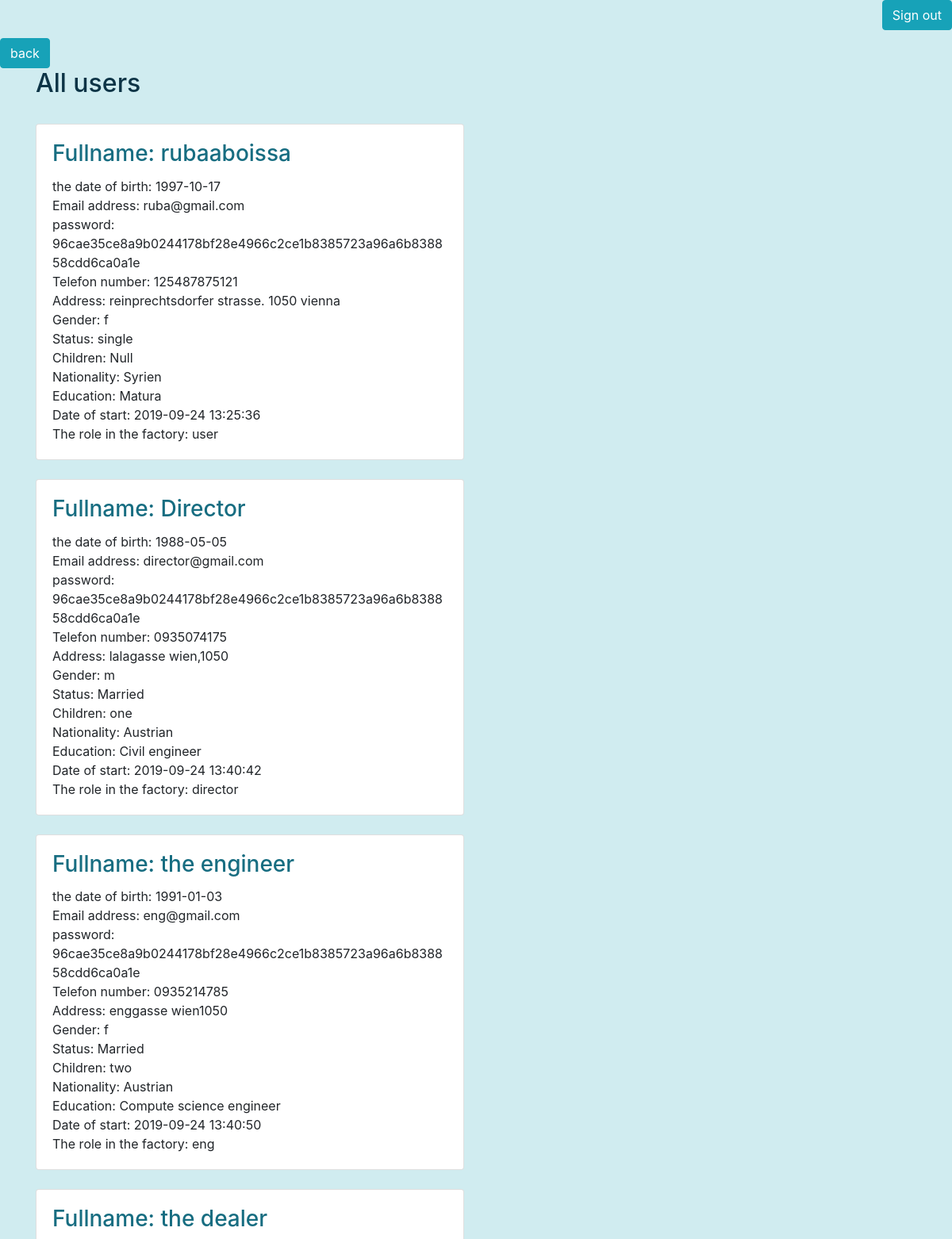
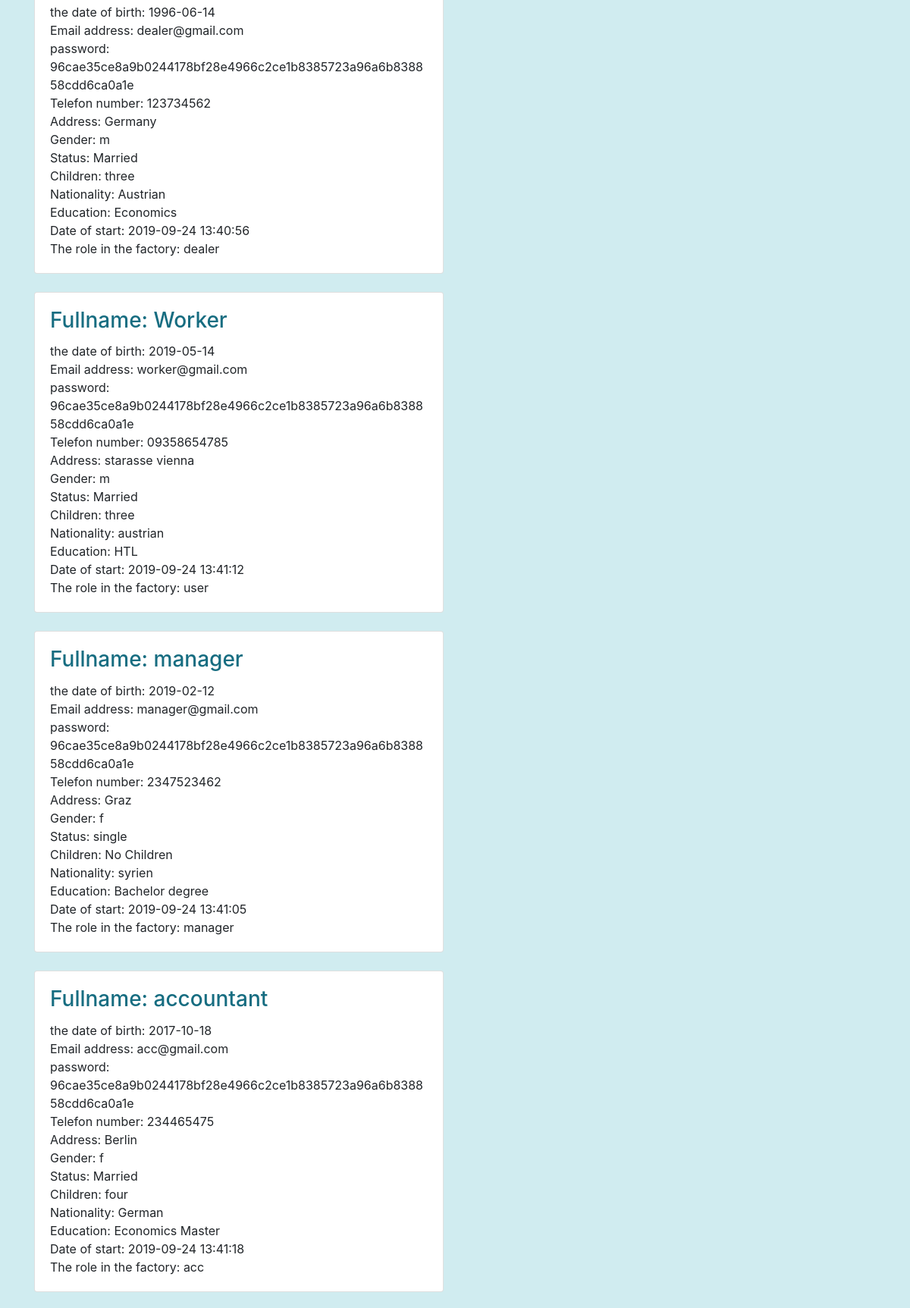
The page /users.php (upper part) on the database its author committed (2 pictures, top to bottom).
### tables this page shows
CREATE TABLE `users` (
  `user_id` int(12) NOT NULL,
  `fullname` varchar(200) NOT NULL,
  `date_of_birth` date NOT NULL,
  `email` varchar(200) NOT NULL,
  `password` varchar(200) NOT NULL,
  `telefon` varchar(200) NOT NULL,
  `address` varchar(200) NOT NULL,
  `gender` enum('f','m') NOT NULL,
  `status` enum('Married','single') NOT NULL,
  `children` varchar(200) NOT NULL,
  `nationality` varchar(200) NOT NULL,
  `education` varchar(200) NOT NULL,
  `date_of_start` timestamp NOT NULL DEFAULT current_timestamp() ON UPDATE current_timestamp(),
  `role` varchar(200) NOT NULL
);

### users.php (the view, shortened to what this page needs)
<?php
require 'db.php';
?>
<html>
<head>
<?php require 'header.php'; ?>
</head>
<body class="body">
<?php require 'nav.php'; ?>
<a href="managerpage.php"><button type='button' class='btn btn-info'>back</button></a>
<div class="container">
 <h2 style="color: #0d3446" >All users</h2><br>
<?php
  $sql ="SELECT * FROM users";
  $result = mysqli_query($conn,$sql);
    if($result->num_rows > 0){
      while ($row = $result->fetch_assoc()) {?>
<div class="row">
    <div class="col-sm-6">
        <div class="card">
            <div class="card-body">
            <h3 style="color: #176d81" class="card-title">Fullname:   <?php echo $row['fullname'];?></h3>
            <span class="card-text">the date of birth: </span>        <?php echo $row['date_of_birth'];?><br>
            <span class="card-text">Email address: </span>            <?php echo $row['email'];?><br>
            <span class="card-text">password: </span>                 <?php echo $row['password'];?><br>
            <span class="card-text">Telefon number:                   <?php echo $row['telefon'];?><br>
            <span class="card-text">Address: </span>                  <?php echo $row['address'];?><br>
            <span class="card-text">Gender: </span>                   <?php echo $row['gender'];?><br>
            <span class="card-text">Status: </span>                   <?php echo $row['status'];?><br>
            <span class="card-text">Children: </span>                 <?php echo $row['children'];?><br>
            <span class="card-text">Nationality: </span>              <?php echo $row['nationality'];?><br>
            <span class="card-text">Education: </span>                <?php echo $row['education'];?><br>
            <span class="card-text">Date of start: </span>            <?php echo $row['date_of_start'];?><br>
            <span class="card-text">The role in the factory: </span>  <?php echo $row['role'];?><br>
            </div>
        </div>
                <br>
    </div>
</div>
<?php
  }
  }
?>
</div>
<?php require 'footer.php'; ?>
</body>
</html>

### users.php (style rules this page uses)
.body { background-color: #d0ecf0 }

### rows shown on the page
users: fullname "rubaaboissa", date_of_birth "1997-10-17", email "ruba@gmail.com", password "96cae35ce8a9b0244178bf28e4966c2ce1b8385723a96a6b838858cdd6ca0a1e", telefon "125487875121", address "reinprechtsdorfer strasse. 1050 vienna", gender "f", status "single", children "Null", nationality "Syrien", education "Matura", date_of_start "2019-09-24 13:25:36", role "user"
users: fullname "Director", date_of_birth "1988-05-05", email "director@gmail.com", password "96cae35ce8a9b0244178bf28e4966c2ce1b8385723a96a6b838858cdd6ca0a1e", telefon "0935074175", address "lalagasse wien,1050", gender "m", status "Married", children "one", nationality "Austrian", education "Civil engineer", date_of_start "2019-09-24 13:40:42", role "director"
users: fullname "the engineer", date_of_birth "1991-01-03", email "eng@gmail.com", password "96cae35ce8a9b0244178bf28e4966c2ce1b8385723a96a6b838858cdd6ca0a1e", telefon "0935214785", address "enggasse wien1050", gender "f", status "Married", children "two", nationality "Austrian", education "Compute science engineer", date_of_start "2019-09-24 13:40:50", role "eng"
users: fullname "the dealer", date_of_birth "1996-06-14", email "dealer@gmail.com", password "96cae35ce8a9b0244178bf28e4966c2ce1b8385723a96a6b838858cdd6ca0a1e", telefon "123734562", address "Germany", gender "m", status "Married", children "three", nationality "Austrian", education "Economics", date_of_start "2019-09-24 13:40:56", role "dealer"
users: fullname "Worker", date_of_birth "2019-05-14", email "worker@gmail.com", password "96cae35ce8a9b0244178bf28e4966c2ce1b8385723a96a6b838858cdd6ca0a1e", telefon "09358654785", address "starasse vienna", gender "m", status "Married", children "three", nationality "austrian", education "HTL", date_of_start "2019-09-24 13:41:12", role "user"
users: fullname "manager", date_of_birth "2019-02-12", email "manager@gmail.com", password "96cae35ce8a9b0244178bf28e4966c2ce1b8385723a96a6b838858cdd6ca0a1e", telefon "2347523462", address "Graz", gender "f", status "single", children "No Children", nationality "syrien", education "Bachelor degree", date_of_start "2019-09-24 13:41:05", role "manager"
users: fullname "accountant", date_of_birth "2017-10-18", email "acc@gmail.com", password "96cae35ce8a9b0244178bf28e4966c2ce1b8385723a96a6b838858cdd6ca0a1e", telefon "234465475", address "Berlin", gender "f", status "Married", children "four", nationality "German", education "Economics Master", date_of_start "2019-09-24 13:41:18", role "acc"
